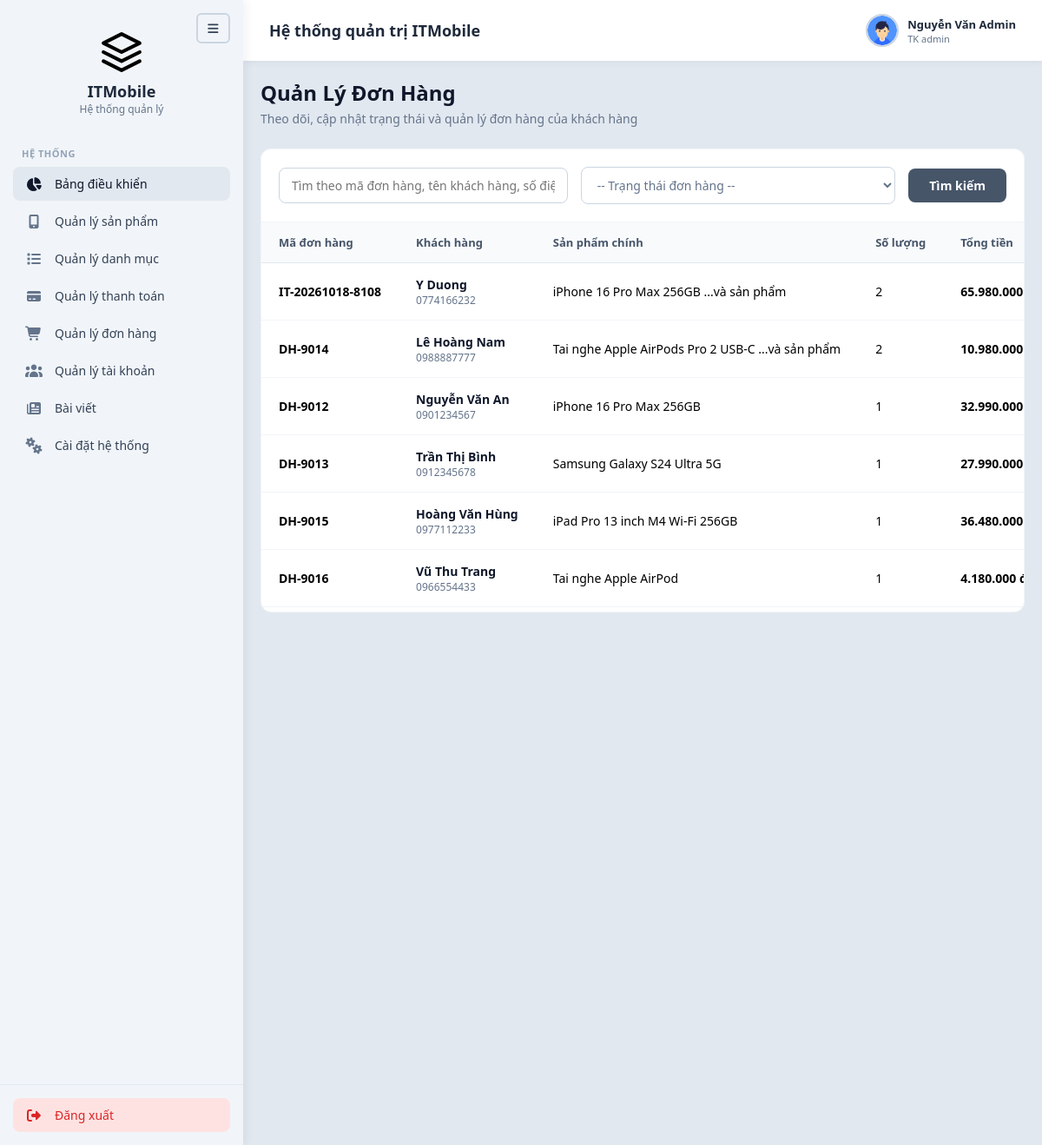
Screenshot of /Web_site/admin/donhang.php (signed in) with the database file from the repository.
### tables this page shows
CREATE TABLE orders (
    id               INT AUTO_INCREMENT PRIMARY KEY,
    order_code       VARCHAR(30) NOT NULL UNIQUE,         
    user_id          INT DEFAULT NULL,                    
    receiver_name    VARCHAR(100) NOT NULL,
    phone            VARCHAR(15)  NOT NULL,
    email            VARCHAR(100) NOT NULL,
    address          VARCHAR(255) NOT NULL,
    note             TEXT,
    payment_method   ENUM('COD','BANK_TRANSFER','VNPAY_QR','SANDBOX') NOT NULL DEFAULT 'COD',
    payment_status   ENUM('Chưa thanh toán','Chờ xác nhận','Đã thanh toán','Thất bại','Đã hoàn tiền','Đã hủy')
                     NOT NULL DEFAULT 'Chưa thanh toán',
    order_status     ENUM('Chờ xác nhận','Đã xác nhận','Đang đóng gói','Đang giao hàng','Hoàn thành','Đã hủy')
                     NOT NULL DEFAULT 'Chờ xác nhận',
    shipping_fee     DECIMAL(12,0) DEFAULT 0,
    total_amount     DECIMAL(12,0) NOT NULL,
    created_at       TIMESTAMP DEFAULT CURRENT_TIMESTAMP,
    updated_at       TIMESTAMP DEFAULT CURRENT_TIMESTAMP ON UPDATE CURRENT_TIMESTAMP,
    FOREIGN KEY (user_id) REFERENCES users(id) ON DELETE SET NULL,
    INDEX idx_order_status (order_status),
    INDEX idx_created (created_at)
);

### Web_site/admin/xyly/xuly.php (called while the page is built, shortened)
<?php
class xuly extends csdltmdt
{
    public function xuatdulieu($sql)
    {
        $arr = array();
        $link = $this->connect();
        if ($link) {
            $result = $link->query($sql);
            if ($result && $result->num_rows > 0) {
                while ($row = $result->fetch_assoc()) {
                    $arr[] = $row;
                }
            }
        }
        return $arr;
    }
}

### Web_site/admin/donhang.php (the view, shortened to what this page needs)
<?php
include("xyly/xuly.php");
$p = new xuly();
$search_keyword = isset($_GET['keyword']) ? trim($_GET['keyword']) : '';
$sql_orders = "SELECT o.*,
               (SELECT SUM(quantity) FROM order_items WHERE order_id = o.id) as total_qty,
               (SELECT product_name FROM order_items WHERE order_id = o.id LIMIT 1) as first_product_name
               FROM orders o WHERE 1=1";
$sql_orders .= " ORDER BY o.created_at DESC";
$list_orders = $p->xuatdulieu($sql_orders);
include("includes/header.php");
include("includes/sidebar.php");
include("includes/navbar.php");
?>
<main class="main-content">
    <div class="content-card">
        <div class="page-header">
            <div class="page-title">
                <h1>Quản Lý Đơn Hàng</h1>
                <p>Theo dõi, cập nhật trạng thái và quản lý đơn hàng của khách hàng</p>
            </div>
        </div>
        <form method="GET" action="" class="filter-section">
            <div class="search-box" style="flex: 1;">
                <input type="text" name="keyword" id="searchOrderInput" value="<?php echo htmlspecialchars($search_keyword); ?>" placeholder="Tìm theo mã đơn hàng, tên khách hàng, số điện thoại...">
            </div>
            <select name="status" class="filter-select" id="filterStatus">
                <option value="">-- Trạng thái đơn hàng --</option>
            </select>
            <button type="submit" class="btn-filter">Tìm kiếm</button>
        </form>
        <div class="table-container">
            <table>
                <thead>
                    <tr>
                        <th>Mã đơn hàng</th>
                        <th>Khách hàng</th>
                        <th>Sản phẩm chính</th>
                        <th>Số lượng</th>
                        <th>Tổng tiền</th>
                    </tr>
                </thead>
                <tbody>
                    <?php if (!empty($list_orders)): ?>
                        <?php foreach ($list_orders as $ord): ?>
                            <tr>
                                <td><strong><?php echo htmlspecialchars($ord['order_code']); ?></strong></td>
                                <td>
                                    <div class="customer-name"><?php echo htmlspecialchars($ord['receiver_name']); ?></div>
                                    <div class="customer-phone"><?php echo htmlspecialchars($ord['phone']); ?></div>
                                </td>
                                <td><?php echo htmlspecialchars($ord['first_product_name']); ?> <?php echo ($ord['total_qty'] > 1) ? '...và sản phẩm' : ''; ?></td>
                                <td><?php echo intval($ord['total_qty']); ?></td>
                                <td><strong><?php echo number_format($ord['total_amount'], 0, ',', '.'); ?> đ</strong></td>
                            </tr>
                        <?php endforeach; ?>
                    <?php else: ?>
                        <tr>
                            <td colspan="7" style="text-align: center; color: #64748b; padding: 20px;">Chưa có đơn hàng nào trong hệ thống.</td>
                        </tr>
                    <?php endif; ?>
                </tbody>
            </table>
        </div>
    </div>
</main>
<?php
include("includes/footer.php");
?>

### Web_site/admin/assets/CSS/style.css (style rules this page uses)
* { margin: 0; padding: 0; box-sizing: border-box; font-family: 'Segoe UI', Tahoma, Geneva, Verdana, sans-serif; height: auto; }
html, body { height: auto !important; min-height: 100%; overflow-y: auto !important; overflow-x: hidden; }
body { background-color: #e2e8f0; display: flex; height: 100%; overflow: hidden; }

### Web_site/admin/assets/CSS/stylemain.css (style rules this page uses)
.main-content { padding: 20px; font-family: inherit; box-sizing: border-box; height: calc(100vh - 70px); overflow-y: auto; overflow-x: hidden; }
.page-header { display: flex; justify-content: space-between; align-items: flex-start; margin-bottom: 25px; gap: 15px; }
.page-title h1 { font-size: 24px; font-weight: 700; color: #0f172a; margin-bottom: 4px; margin-top: 0; }
.page-title p { font-size: 14px; color: #64748b; margin: 0; }
.filter-section { background: white; padding: 20px; border-radius: 12px 12px 0 0; display: flex; gap: 15px; align-items: center; border: 1px solid #f1f5f9; border-bottom: none; flex-wrap: wrap; }
.search-box { flex: 2; min-width: 220px; }
.search-box input { width: 100%; padding: 10px 14px; border: 1px solid #cbd5e1; border-radius: 8px; font-size: 14px; outline: none; box-sizing: border-box; }
.filter-select { flex: 1; min-width: 140px; padding: 10px 14px; border: 1px solid #cbd5e1; border-radius: 8px; font-size: 14px; background: white; color: #64748b; outline: none; }
.btn-filter { background-color: #475569; color: white; border: none; padding: 10px 24px; border-radius: 8px; font-size: 14px; font-weight: 600; cursor: pointer; }
.table-container { background: white; border-radius: 0 0 12px 12px; max-height: 450px; overflow-y: auto; overflow-x: auto; border: 1px solid #f1f5f9; position: relative; -webkit-overflow-scrolling: touch; }
.table-container table { width: 100%; border-collapse: collapse; text-align: left; min-width: 750px; }
.table-container th { padding: 14px 20px; font-size: 13px; font-weight: 600; color: #475569; background-color: #f8fafc; border-bottom: 1px solid #e2e8f0; position: sticky; top: 0; z-index: 10; white-space: nowrap; }
.table-container td { padding: 12px 20px; font-size: 14px; border-bottom: 1px solid #f1f5f9; vertical-align: middle; white-space: nowrap; }
.customer-name { font-weight: 600; color: #0f172a; }
.customer-phone { font-size: 12px; color: #64748b; }

### rows the page displays
orders: order_code "IT-20261018-8108", receiver_name "Y Duong", phone "0774166232", first_product_name "iPhone 16 Pro Max 256GB", shows "...và sản phẩm", total_qty "2", total_amount "65.980.000…"
orders: order_code "DH-9014", receiver_name "Lê Hoàng Nam", phone "0988887777", first_product_name "Tai nghe Apple AirPods Pro 2 USB-C", shows "...và sản phẩm", total_qty "2", total_amount "10.980.000…"
orders: order_code "DH-9012", receiver_name "Nguyễn Văn An", phone "0901234567", first_product_name "iPhone 16 Pro Max 256GB", total_qty "1", total_amount "32.990.000…"
orders: order_code "DH-9013", receiver_name "Trần Thị Bình", phone "0912345678", first_product_name "Samsung Galaxy S24 Ultra 5G", total_qty "1", total_amount "27.990.000…"
orders: order_code "DH-9015", receiver_name "Hoàng Văn Hùng", phone "0977112233", first_product_name "iPad Pro 13 inch M4 Wi-Fi 256GB", total_qty "1", total_amount "36.480.000…"
orders: order_code "DH-9016", receiver_name "Vũ Thu Trang", phone "0966554433", first_product_name "Tai nghe Apple AirPod", total_qty "1", total_amount "4.180.000"

### other values shown
$_SESSION['full_name'] "Nguyễn Văn Admin"
$_SESSION['role'] "admin"
